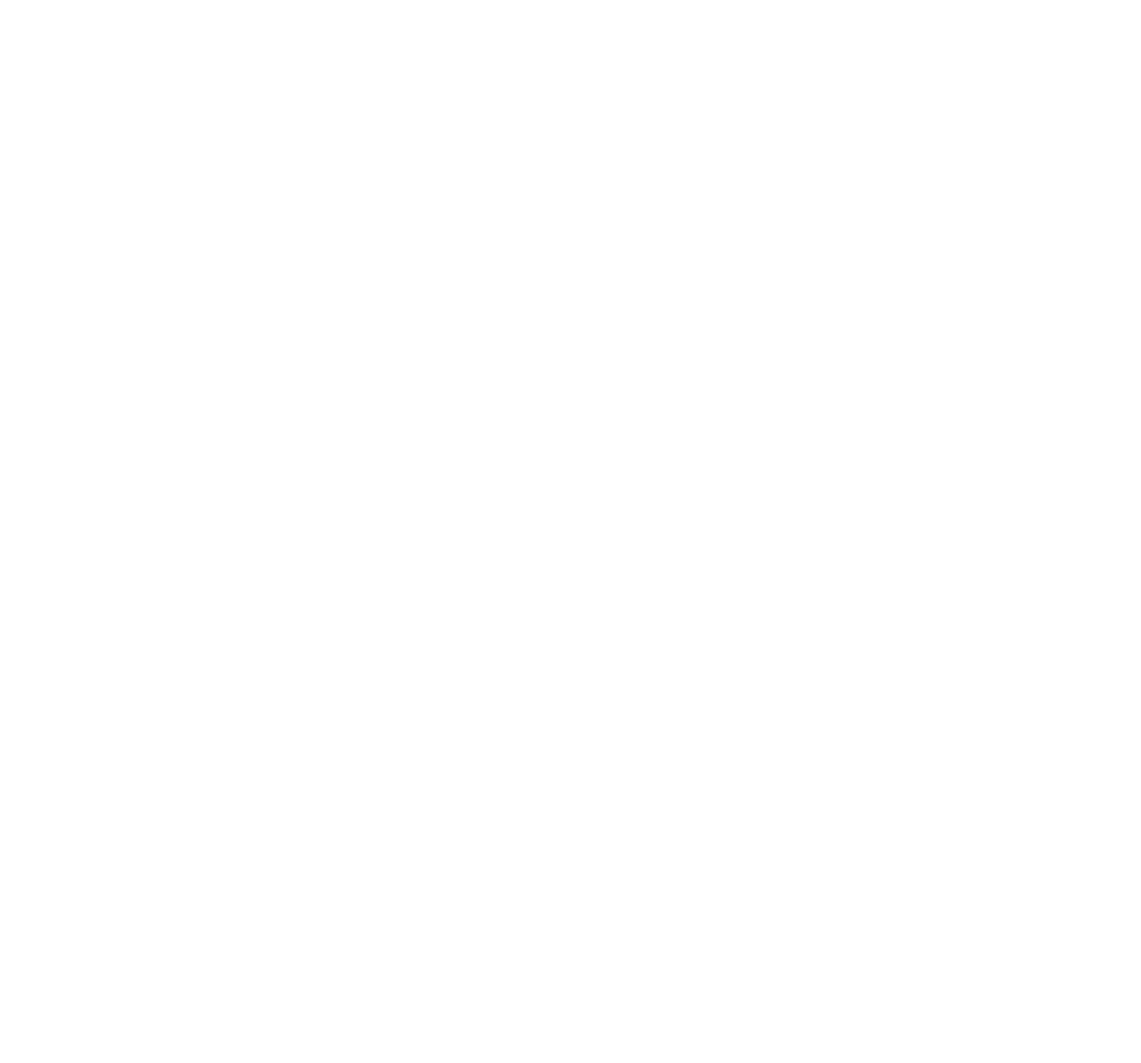
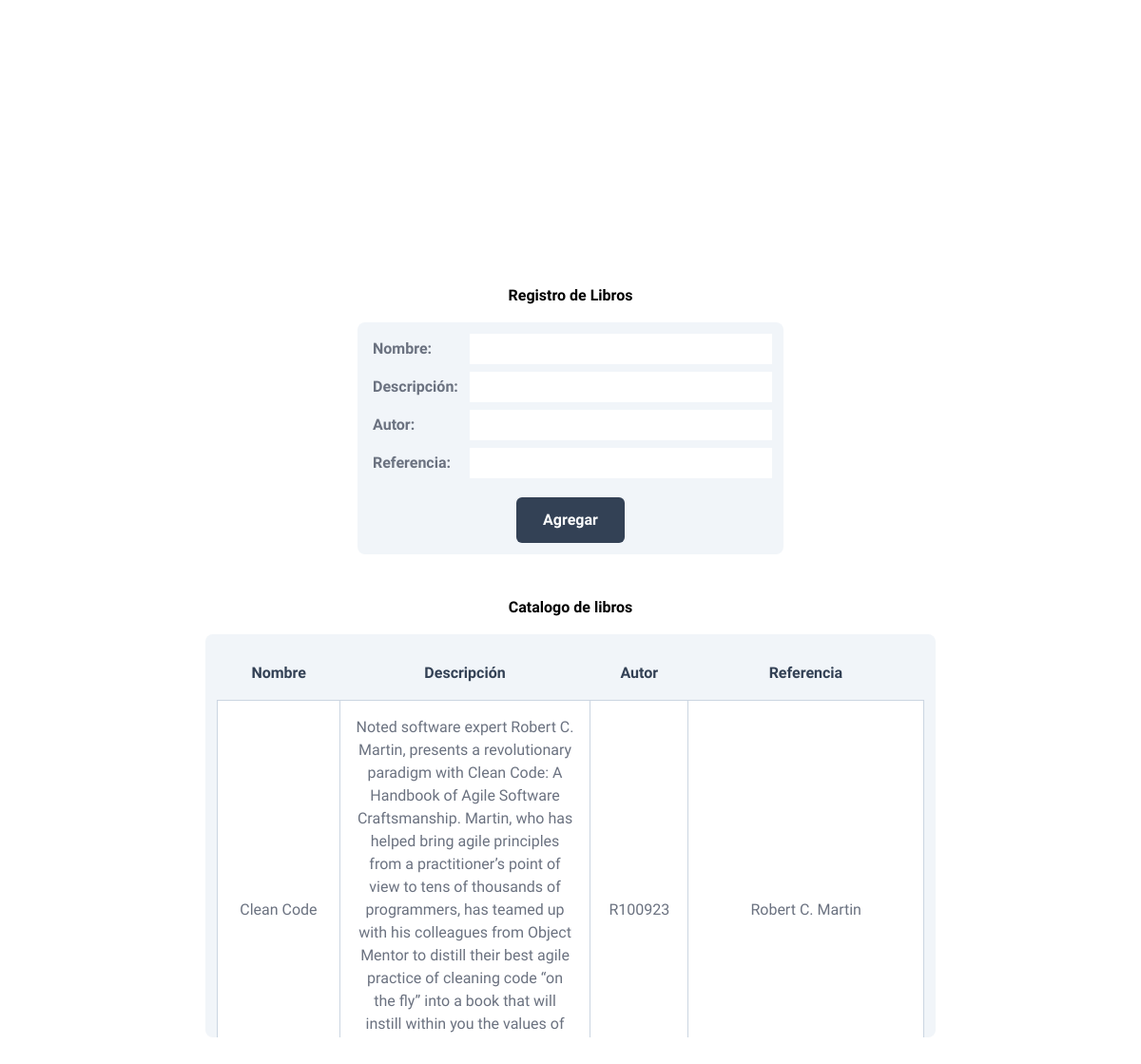
The page / on the database its author committed (2 pictures, top to bottom).
### tables this page shows
CREATE TABLE BOOKS (
	id INTEGER PRIMARY KEY AUTOINCREMENT,
	title TEXT NOT NULL,
	description TEXT NOT NULL,
	author_reference TEXT NOT NULL,
	FOREIGN KEY (author_reference) REFERENCES AUTHORS(reference)
);

CREATE TABLE AUTHORS (
	reference TEXT PRIMARY KEY,
	name TEXT NOT NULL
);

### app/public/routes.py (the view, shortened to what this page needs)
@bp.route("/", methods=["GET", "POST"])
def index():
    database = Database()
    catalog = database.fetch_all(
        "SELECT b.title, b.description, a.reference, a.name FROM BOOKS AS b INNER JOIN AUTHORS AS a ON b.author_reference = a.reference"
    )
    print(f"Memory direction for database object: {id(database)}")
    return render_template("index.html", catalog=catalog)

### app/models.py (called while the page is built)
    def __new__(cls):
        if not cls._instance:
            cls._instance = super().__new__(cls)
        return cls._instance

    def fetch_all(self, sentence):
        cursor = self._connection.cursor()
        cursor.execute(sentence)
        results = cursor.fetchall()
        cursor.close()
        return results

### app/templates/index.html (shortened to what this page needs)
<!DOCTYPE html>
<html lang="es">
  <head>
    <link
      rel="stylesheet"
      href="{{ url_for('static', filename='dist/css/output.css') }}"
    />
  </head>
  <body>
    <main
      class="h-screen min-h-[800px] flex flex-col justify-center items-center px-3"
    >
      <section class="w-full flex flex-col justify-center items-center">
        <h2 class="mb-4 font-bold">Registro de Libros</h2>
        <form
          class="p-3 max-w-md w-full rounded-lg bg-slate-100 space-y-2"
          method="post"
        >
          <div class="flex justify-between">
            <label
              class="p-1 w-24 text-gray-500 font-bold shrink-0"
              for="book-name"
              >Nombre:</label
            >
            <input
              class="w-9/12 px-2"
              type="text"
              name="book-name"
              id="book-name"
              required
            />
          </div>
          <div class="flex justify-between">
            <label
              class="p-1 w-24 text-gray-500 font-bold shrink-0"
              for="book-description"
              >Descripción:</label
            >
            <input
              class="w-9/12 px-2"
              type="text"
              name="book-description"
              id="book-description"
              required
            />
          </div>
          <div class="flex justify-between">
            <label
              class="p-1 w-24 text-gray-500 font-bold shrink-0"
              for="author-name"
              >Autor:</label
            >
            <input
              class="w-9/12 px-2"
              type="text"
              name="author-name"
              id="author-name"
              required
            />
          </div>
          <div class="flex justify-between">
            <label
              class="p-1 w-24 text-gray-500 font-bold shrink-0"
              for="author-reference"
              >Referencia:</label
            >
            <input
              class="w-9/12 px-2"
              type="text"
              name="author-reference"
              id="author-reference"
              required
            />
          </div>
          <div class="flex justify-center !mt-5">
            <input
              class="cursor-pointer py-3 px-7 text-white font-bold rounded-md bg-slate-700"
              type="submit"
              value="Agregar"
            />
          </div>
        </form>
      </section>
      <section class="mt-11 max-w-full font-bold">
        <h2 class="text-center mb-4">Catalogo de libros</h2>
        <div
          class="rounded-lg p-3 bg-slate-100 w-full max-w-3xl overflow-auto max-h-[424px]"
        >
          <table class="border border-slate-100 min-w-[514px]">
            <thead class="bg-slate-100">
              <tr>
                <th class="p-4 text-slate-700 font-bold">Nombre</th>
                <th class="p-4 text-slate-700 font-bold">Descripción</th>
                <th class="p-4 text-slate-700 font-bold">Autor</th>
                <th class="w-1/3 p-4 text-slate-700 font-bold">Referencia</th>
              </tr>
            </thead>
            <tbody class="bg-white">
              {% for book in catalog %}
              <tr>
                <th
                  class="border border-slate-300 text-gray-500 p-4 font-normal"
                >
                  {{ book[0] }}
                </th>
                <th
                  class="border border-slate-300 text-gray-500 p-4 font-normal"
                >
                  {{ book[1] }}
                </th>
                <th
                  class="border border-slate-300 text-gray-500 p-4 font-normal"
                >
                  {{ book[2] }}
                </th>
                <th
                  class="border border-slate-300 text-gray-500 p-4 font-normal"
                >
                  {{ book[3] }}
                </th>
              </tr>
              {% endfor %}
            </tbody>
          </table>
        </div>
      </section>
    </main>
  </body>
</html>

### rows shown on the page
BOOKS: title "Clean Code", description "Noted software expert Robert C. Martin, presents a revolutionary paradigm with Clean Code: A Handbook of Agile Software Craftsmanship. Martin, who has helped bring agile principles from a practitioner’s point of view to tens of thousands of programmers, has teamed up with his colleagues from Object Mentor to distill their best agile practice of cleaning code “on the fly” into a book that will instill within you the values of…", reference "R100923", name "Robert C. Martin"
